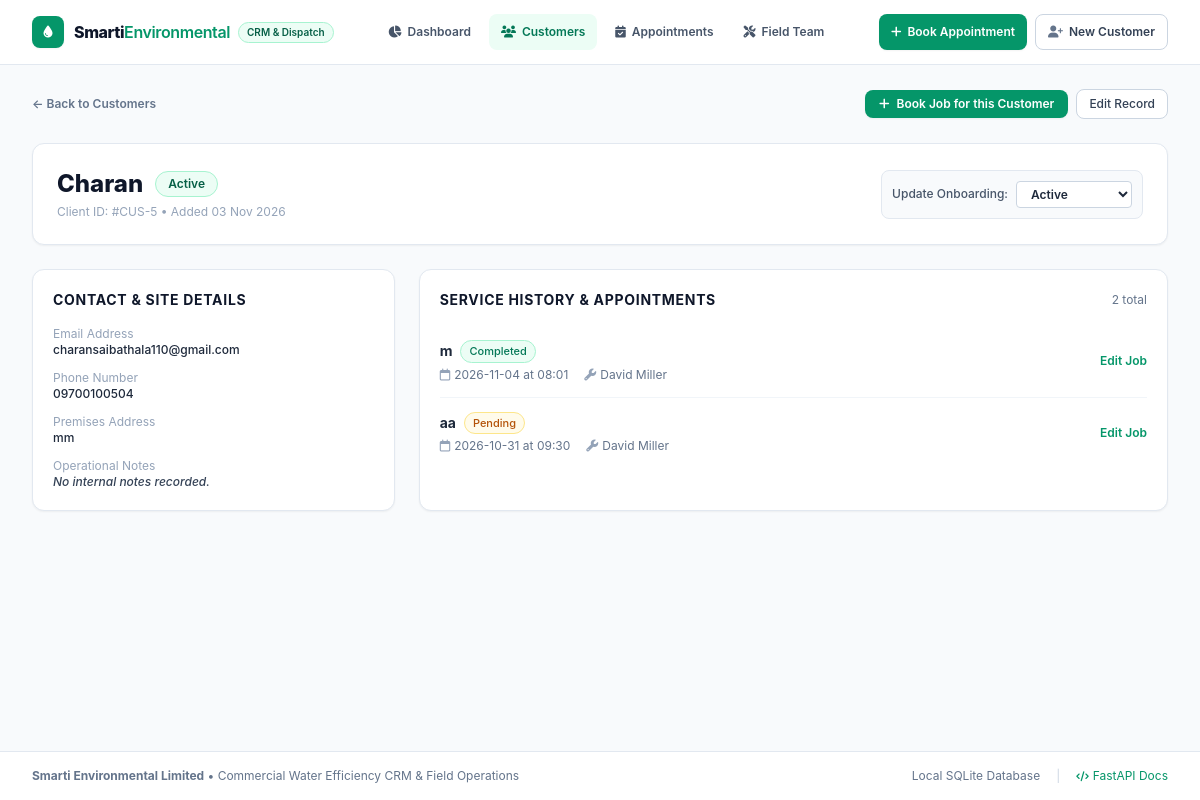
The app's page /customers/5 with its own data.
### app/models.py (models this page shows)
class Customer(Base):
    __tablename__ = "customers"
    id = Column(Integer, primary_key=True, index=True)
    name = Column(String(120), nullable=False)
    email = Column(String(120), nullable=False)
    phone = Column(String(40), nullable=False)
    address = Column(Text, nullable=False)
    onboarding_status = Column(String(40), default="New Enquiry")  # New Enquiry, In Progress, Active
    notes = Column(Text, nullable=True)
    created_at = Column(DateTime, default=datetime.utcnow)
    jobs = relationship("Job", back_populates="customer", cascade="all, delete-orphan", order_by="desc(Job.scheduled_date)")

class Job(Base):
    __tablename__ = "jobs"
    id = Column(Integer, primary_key=True, index=True)
    customer_id = Column(Integer, ForeignKey("customers.id"), nullable=False)
    staff_id = Column(Integer, ForeignKey("staff.id"), nullable=True)
    service_type = Column(String(100), nullable=False)
    scheduled_date = Column(String(20), nullable=False)  # YYYY-MM-DD
    scheduled_time = Column(String(10), nullable=False)  # HH:MM
    status = Column(String(30), default="Pending")       # Pending, In Progress, Completed
    location_notes = Column(Text, nullable=True)
    created_at = Column(DateTime, default=datetime.utcnow)
    customer = relationship("Customer", back_populates="jobs")
    staff = relationship("Staff", back_populates="jobs")

class Staff(Base):
    __tablename__ = "staff"
    id = Column(Integer, primary_key=True, index=True)
    name = Column(String(120), nullable=False)
    role = Column(String(60), nullable=False)  # Fitter, Maintenance Engineer
    email = Column(String(120), nullable=False)
    phone = Column(String(40), nullable=False)
    specialism = Column(String(120), default="Water Systems & Sensors")
    is_active = Column(Integer, default=1)
    jobs = relationship("Job", back_populates="staff")

### main.py (the view)
@app.get("/customers/{customer_id}", response_class=HTMLResponse)
def view_customer(request: Request, customer_id: int, db: Session = Depends(get_db)):
    customer = crud.get_customer(db, customer_id)
    if not customer:
        return RedirectResponse(url="/customers")
    return templates.TemplateResponse(
        request=request,
        name="customer_detail.html",
        context={"active_page": "customers", "customer": customer}
    )

### app/templates/customer_detail.html (shortened to what this page needs)
{% extends "base.html" %}
{% block content %}
<div class="space-y-6">
    <div class="flex items-center justify-between">
        <a href="/customers" class="text-xs font-semibold text-slate-500 hover:text-slate-800">
            &larr; Back to Customers
        </a>
        <div class="flex items-center space-x-2">
            <a href="/jobs/new?customer_id={{ customer.id }}" class="px-3.5 py-1.5 text-xs font-semibold text-white bg-emerald-600 hover:bg-emerald-700 rounded-lg shadow-sm transition">
                <i class="fa-solid fa-plus mr-1"></i> Book Job for this Customer
            </a>
            <a href="/customers/{{ customer.id }}/edit" class="px-3 py-1.5 text-xs font-medium text-slate-700 bg-white border border-slate-300 hover:bg-slate-50 rounded-lg transition">
                Edit Record
            </a>
        </div>
    </div>
    <div class="bg-white rounded-xl border border-slate-200 p-6 shadow-sm flex flex-col md:flex-row md:items-center justify-between gap-6">
        <div>
            <div class="flex items-center space-x-3">
                <h1 class="text-2xl font-extrabold text-slate-900">{{ customer.name }}</h1>
                <span class="px-3 py-1 rounded-full text-xs font-semibold
                    {% if customer.onboarding_status == 'Active' %}bg-emerald-50 text-emerald-800 border border-emerald-200
                    {% elif customer.onboarding_status == 'In Progress' %}bg-blue-50 text-blue-800 border border-blue-200
                    {% else %}bg-amber-50 text-amber-800 border border-amber-200{% endif %}">
                    {{ customer.onboarding_status }}
                </span>
            </div>
            <p class="text-xs text-slate-400 mt-1">Client ID: #CUS-{{ customer.id }} &bull; Added {{ customer.created_at.strftime('%d %b %Y') if customer.created_at else 'Recent' }}</p>
        </div>
        <form action="/customers/{{ customer.id }}/status" method="post" class="flex items-center space-x-2 bg-slate-50 p-2.5 rounded-lg border border-slate-200">
            <label class="text-xs font-medium text-slate-600">Update Onboarding:</label>
            <select name="onboarding_status" onchange="this.form.submit()" class="text-xs border border-slate-300 rounded px-2.5 py-1 bg-white font-semibold">
                <option value="Active" {% if customer.onboarding_status == 'Active' %}selected{% endif %}>Active</option>
            </select>
        </form>
    </div>
    <div class="grid grid-cols-1 md:grid-cols-3 gap-6">
        <div class="bg-white rounded-xl border border-slate-200 p-5 shadow-sm space-y-4">
            <h2 class="text-sm font-bold text-slate-900 uppercase tracking-wider">Contact & Site Details</h2>
            <div class="space-y-3 text-xs">
                <div>
                    <span class="text-slate-400 block">Email Address</span>
                    <span class="font-medium text-slate-800">{{ customer.email }}</span>
                </div>
                <div>
                    <span class="text-slate-400 block">Phone Number</span>
                    <span class="font-medium text-slate-800">{{ customer.phone }}</span>
                </div>
                <div>
                    <span class="text-slate-400 block">Premises Address</span>
                    <span class="font-medium text-slate-800 whitespace-pre-line">{{ customer.address }}</span>
                </div>
                <div>
                    <span class="text-slate-400 block">Operational Notes</span>
                    <span class="font-medium text-slate-700 italic">{{ customer.notes or 'No internal notes recorded.' }}</span>
                </div>
            </div>
        </div>
        <div class="md:col-span-2 bg-white rounded-xl border border-slate-200 p-5 shadow-sm flex flex-col">
            <div class="flex items-center justify-between mb-4">
                <h2 class="text-sm font-bold text-slate-900 uppercase tracking-wider">Service History & Appointments</h2>
                <span class="text-xs text-slate-500">{{ customer.jobs|length }} total</span>
            </div>
            <div class="divide-y divide-slate-100 flex-1">
                {% if customer.jobs %}
                    {% for job in customer.jobs %}
                    <div class="py-3.5 flex flex-col sm:flex-row sm:items-center justify-between gap-3">
                        <div class="space-y-1">
                            <div class="flex items-center space-x-2">
                                <span class="font-bold text-slate-800 text-sm">{{ job.service_type }}</span>
                                <span class="px-2 py-0.5 text-[11px] font-medium rounded-full
                                    {% if job.status == 'Completed' %}bg-emerald-50 text-emerald-700 border border-emerald-200
                                    {% elif job.status == 'In Progress' %}bg-blue-50 text-blue-700 border border-blue-200
                                    {% else %}bg-amber-50 text-amber-700 border border-amber-200{% endif %}">
                                    {{ job.status }}
                                </span>
                            </div>
                            <div class="text-xs text-slate-500 flex items-center space-x-4">
                                <span><i class="fa-regular fa-calendar text-slate-400 mr-1"></i>{{ job.scheduled_date }} at {{ job.scheduled_time }}</span>
                                <span><i class="fa-solid fa-wrench text-slate-400 mr-1"></i>{{ job.staff.name if job.staff else 'Unassigned' }}</span>
                            </div>
                        </div>
                        <a href="/jobs/{{ job.id }}/edit" class="text-xs font-semibold text-emerald-600 hover:text-emerald-800 self-start sm:self-center">Edit Job</a>
                    </div>
                    {% endfor %}
                {% endif %}
            </div>
        </div>
    </div>
</div>
{% endblock %}

### app/templates/base.html (style rules this page uses)
body { font-family: -apple-system, BlinkMacSystemFont, "Segoe UI", Roboto, Helvetica, Arial, sans-serif; }

### records on screen
Customer: name "Charan", onboarding_status "Active", id "5", created_at "03 Nov 2026", email "charansaibathala110@gmail.com", phone "09700100504", address "mm", notes "No internal notes recorded."
Job: service_type "m", status "Completed", scheduled_date "2026-11-04", scheduled_time "08:01", staff "David Miller"
Job: service_type "aa", status "Pending", scheduled_date "2026-10-31", scheduled_time "09:30", staff "David Miller"

### other values on screen
{{ customer.jobs|length }} "2"
